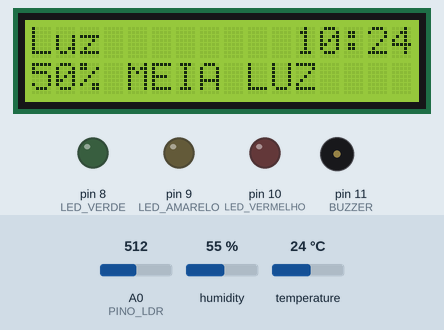
The sketch below on a simulated Arduino Uno, built with avr-gcc and run on an emulated ATmega328P. Shown: 16×2 character LCD, output pins drawn as LEDs (lit = HIGH), buzzer (waves = sounding). The inputs (shaded band) are chosen by the test bench; at power-on: humidity 55 %, A0 (PINO_LDR) = 512, temperature 24 °C. The local clock reads 2024-03-15 10:24:30 at power-on unless the sketch sets it; EEPROM starts erased; what the sketch prints to the serial monitor is not drawn.

Above: at 10.8 s.
10.9 s: humidity set to 78 %
At 16.7 s:
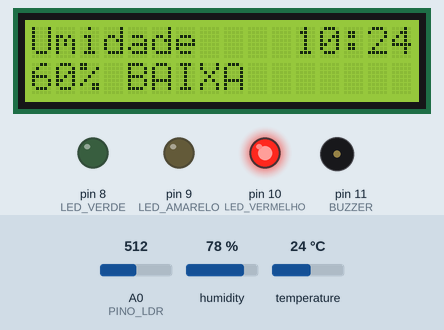
16.9 s: humidity set to 81 %
22.9 s: A0 (PINO_LDR) set to 716
At 28.7 s:
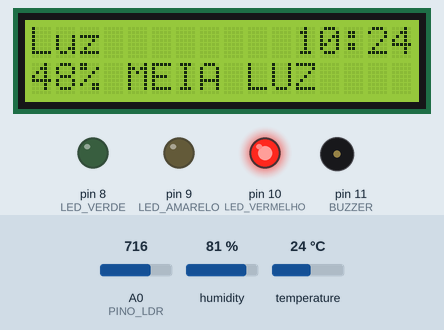
28.9 s: humidity set to 64 %
At 35.7 s:
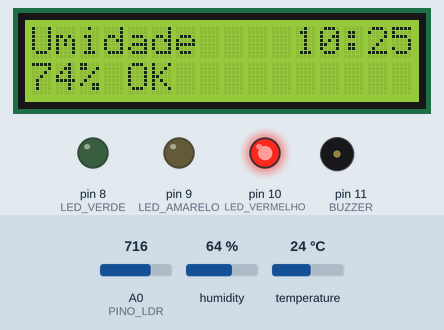
40.9 s: humidity set to 22 %
At 44.6 s:
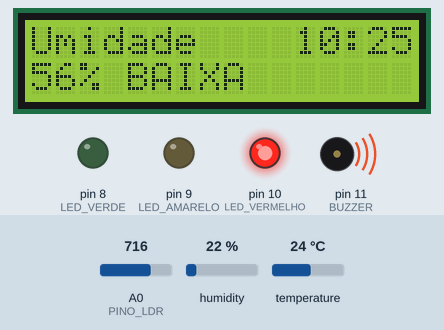
Timing chart, 0 to 46.3 s (numbered marks = the images above; inputs shaded):
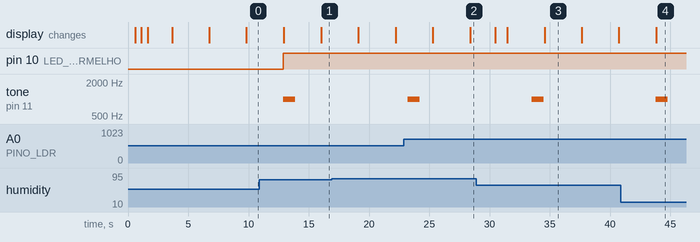

The sketch:

vinheria_agnello_cp2.ino
```cpp
// Projeto CP2 - Vinheria Agnello
// O sistema monitora a temperatura, a umidade e a luminosidade da adega.
// A cada 10 segundos, calcula a média das leituras e verifica se os valores estão ideais.
// Os LEDs indicam o estado do ambiente e o buzzer avisa quando há uma situação crítica.
// Os valores aparecem no LCD, e as situações críticas são gravadas na EEPROM.

#include <Wire.h>               // Comunicação I2C, usada pelo LCD e pelo relógio.
#include <DHT.h>                // Biblioteca do sensor de temperatura e umidade.
#include <LiquidCrystal_I2C.h>  // Biblioteca para controlar o LCD com módulo I2C.
#include <RTClib.h>             // Biblioteca do relógio de tempo real DS1307.
#include <EEPROM.h>             // Biblioteca da memória que não se apaga ao desligar.

// Pinos ligados aos componentes.
#define PINO_DHT     2          // Pino digital do sensor DHT22.
#define PINO_LDR     A0         // Entrada analógica do sensor de luminosidade.
#define LED_VERDE    8          // Pino do LED verde (ambiente ideal).
#define LED_AMARELO  9          // Pino do LED amarelo (atenção).
#define LED_VERMELHO 10         // Pino do LED vermelho (situação crítica).
#define BUZZER       11         // Pino do buzzer.

// Limites de temperatura, em graus Celsius.
#define TEMP_MIN 10             // Abaixo disso: crítico (13 °C menos 3 °C de variação).
#define TEMP_IDEAL_MIN 12       // De 12 °C a 14 °C: ideal (perto dos 13 °C).
#define TEMP_IDEAL_MAX 14       // Entre o ideal e o crítico: atenção.
#define TEMP_MAX 16             // Acima disso: crítico (13 °C mais 3 °C de variação).

// Limites de umidade relativa, em porcentagem.
#define UMID_MIN 60             // Abaixo disso: crítico.
#define UMID_IDEAL_MIN 65       // De 65% a 75%: ideal (perto dos 70%).
#define UMID_IDEAL_MAX 75       // Entre o ideal e o crítico: atenção.
#define UMID_MAX 80             // Acima disso: crítico.

// Limites de luminosidade, em porcentagem.
#define LUZ_OK   30             // Até 30%: penumbra, o ideal para o vinho.
#define LUZ_MAX  60             // De 31% a 60%: atenção. Acima de 60%: crítico.

// Valores do LDR medidos no teste de calibração.
#define LDR_ESCURO 1016          // Leitura do LDR com o mínimo de luz.
#define LDR_CLARO  8           // Leitura do LDR com o máximo de luz.

// Cria o objeto para comunicar com o sensor DHT22.
DHT dht(PINO_DHT, DHT22);

// Configura o LCD no endereço I2C 0x27, com 16 colunas e 2 linhas.
LiquidCrystal_I2C lcd(0x27, 16, 2);

// Cria o objeto para comunicar com o relógio DS1307.
RTC_DS1307 rtc;

// Configurações (setup) que ficam guardadas na EEPROM.
int fusoUTC = -3;               // Fuso horário de Brasília: UTC-3.
char unidade = 'C';             // Unidade de temperatura: 'C' (Celsius).

// Acumuladores usados para calcular as médias.
float somaTemp = 0;             // Soma das leituras de temperatura.
float somaUmid = 0;             // Soma das leituras de umidade.
float somaLuz = 0;              // Soma das leituras de luminosidade.
int leituras = 0;               // Quantidade de leituras já somadas.

// Médias calculadas a cada 10 segundos.
float mediaTemp = 0;            // Média da temperatura.
float mediaUmid = 0;            // Média da umidade.
float mediaLuz = 0;             // Média da luminosidade.

int segundos = 0;               // Conta os segundos para trocar a tela do LCD.
int enderecoLog = 10;           // Endereço da EEPROM onde será gravado o próximo log.

// Desenhos da taça para o logo. Cada desenho tem 8 linhas de 5 pixels (1 = aceso).
byte tacaVazia[8] = {0b10001, 0b10001, 0b10001, 0b10001, 0b10001, 0b10001, 0b01010, 0b00100}; // Taça vazia.
byte tacaMeia[8]  = {0b10001, 0b10001, 0b10001, 0b10001, 0b11111, 0b11111, 0b01110, 0b00100}; // Taça pela metade.
byte tacaCheia[8] = {0b10001, 0b11111, 0b11111, 0b11111, 0b11111, 0b11111, 0b01110, 0b00100}; // Taça cheia.
byte haste[8]     = {0b00100, 0b00100, 0b00100, 0b00100, 0b00100, 0b01110, 0b11111, 0b00000}; // Haste e base.

// Executa uma vez quando o Arduino é ligado ou reiniciado.
void setup() {
  Serial.begin(9600);                   // Inicia a comunicação Serial a 9600 bits por segundo.

  pinMode(LED_VERDE, OUTPUT);           // Configura o LED verde como saída.
  pinMode(LED_AMARELO, OUTPUT);         // Configura o LED amarelo como saída.
  pinMode(LED_VERMELHO, OUTPUT);        // Configura o LED vermelho como saída.
  pinMode(BUZZER, OUTPUT);              // Configura o buzzer como saída.

  dht.begin();                          // Inicializa o sensor DHT22.
  lcd.init();                           // Inicializa o LCD.
  lcd.backlight();                      // Liga a iluminação do LCD.
  rtc.begin();                          // Inicializa o relógio.

  EEPROM.put(0, fusoUTC);               // Grava o fuso horário nos endereços 0 e 1 da EEPROM.
  EEPROM.put(2, unidade);               // Grava a unidade de temperatura no endereço 2.
  EEPROM.get(0, fusoUTC);               // Lê o fuso horário de volta da EEPROM.
  EEPROM.get(2, unidade);               // Lê a unidade de temperatura de volta da EEPROM.

  mostrarLogo();                        // Mostra o logo animado no LCD.

  mediaTemp = dht.readTemperature();    // Primeira leitura, para o LCD não começar mostrando zero.
  mediaUmid = dht.readHumidity();       // Primeira leitura da umidade.
  mediaLuz = lerLuz();                  // Primeira leitura da luminosidade.
}

// Esta função se repete continuamente, uma vez por segundo.
void loop() {
  float temp = dht.readTemperature();   // Lê a temperatura em graus Celsius.
  float umid = dht.readHumidity();      // Lê a umidade relativa em porcentagem.

  // Só soma as leituras quando o sensor responde corretamente.
  if (!isnan(temp) && !isnan(umid)) {
    somaTemp += temp;                   // Adiciona a temperatura ao acumulador.
    somaUmid += umid;                   // Adiciona a umidade ao acumulador.
    somaLuz += lerLuz();                // Adiciona a luminosidade ao acumulador.
    leituras++;                         // Conta mais uma leitura.
  }

  // Depois de 10 leituras (10 segundos), calcula as médias.
  if (leituras == 10) {
    mediaTemp = somaTemp / 10;          // Calcula a média da temperatura.
    mediaUmid = somaUmid / 10;          // Calcula a média da umidade.
    mediaLuz = somaLuz / 10;            // Calcula a média da luminosidade.

    verificarAlertas();                 // Atualiza os LEDs, o buzzer e os logs.

    somaTemp = 0;                       // Zera o acumulador de temperatura.
    somaUmid = 0;                       // Zera o acumulador de umidade.
    somaLuz = 0;                        // Zera o acumulador de luminosidade.
    leituras = 0;                       // Recomeça a contagem para os próximos 10 segundos.
  }

  int tela = (segundos / 3) % 3;        // Escolhe a tela (0, 1 ou 2), trocando a cada 3 segundos.
  mostrarTela(tela);                    // Mostra a tela escolhida no LCD.

  segundos++;                           // Conta mais um segundo.
  delay(1000);                          // Aguarda 1 segundo até a próxima leitura.
}

// Lê o LDR e converte o valor para uma escala de 0% a 100%.
int lerLuz() {
  int leitura = analogRead(PINO_LDR);                       // Lê o valor bruto do sensor (0 a 1023).
  int luz = map(leitura, LDR_ESCURO, LDR_CLARO, 0, 100);    // Calibra: 1016 vira 0% e 8 vira 100%.
  return constrain(luz, 0, 100);                            // Limita o resultado entre 0% e 100%.
}

// Verifica as médias e indica o estado do ambiente com os LEDs e o buzzer.
void verificarAlertas() {
  bool tempRuim = mediaTemp < TEMP_MIN || mediaTemp > TEMP_MAX;   // Temperatura fora dos limites.
  bool umidRuim = mediaUmid < UMID_MIN || mediaUmid > UMID_MAX;   // Umidade fora dos limites.
  bool luzAlta = mediaLuz > LUZ_MAX;                              // Luz acima do limite crítico.

  bool tempAtencao = mediaTemp < TEMP_IDEAL_MIN || mediaTemp > TEMP_IDEAL_MAX;   // Temperatura fora do ideal.
  bool umidAtencao = mediaUmid < UMID_IDEAL_MIN || mediaUmid > UMID_IDEAL_MAX;   // Umidade fora do ideal.
  bool luzAtencao = mediaLuz > LUZ_OK;                                           // Luz acima da penumbra.

  digitalWrite(LED_VERDE, LOW);         // Apaga o LED verde.
  digitalWrite(LED_AMARELO, LOW);       // Apaga o LED amarelo.
  digitalWrite(LED_VERMELHO, LOW);      // Apaga o LED vermelho.

  // Situação crítica: temperatura, umidade ou luz além dos limites críticos.
  if (tempRuim || umidRuim || luzAlta) {
    digitalWrite(LED_VERMELHO, HIGH);   // Acende o LED vermelho.
    tone(BUZZER, 1000, 1000);           // Emite um som de 1000 Hz durante 1 segundo.
    gravarLog();                        // Registra a ocorrência na EEPROM.
  }
  // Situação de atenção: algum valor saiu do ideal, mas ainda não é crítico.
  else if (tempAtencao || umidAtencao || luzAtencao) {
    digitalWrite(LED_AMARELO, HIGH);    // Acende o LED amarelo.
  }
  // Todas as condições estão dentro dos limites.
  else {
    digitalWrite(LED_VERDE, HIGH);      // Acende o LED verde.
  }
}

// Grava um log na EEPROM com a hora (em UTC), o minuto e as médias.
void gravarLog() {
  DateTime agora = rtc.now();                         // Obtém a data e a hora atuais do relógio.
  int horaUTC = (agora.hour() - fusoUTC + 24) % 24;   // Converte a hora local para UTC.

  // Cada log ocupa 5 endereços (5 bytes) da EEPROM.
  EEPROM.write(enderecoLog, horaUTC);                 // Byte 1: hora em UTC.
  EEPROM.write(enderecoLog + 1, agora.minute());      // Byte 2: minuto.
  EEPROM.write(enderecoLog + 2, (int)mediaTemp);      // Byte 3: temperatura média.
  EEPROM.write(enderecoLog + 3, (int)mediaUmid);      // Byte 4: umidade média.
  EEPROM.write(enderecoLog + 4, (int)mediaLuz);       // Byte 5: luminosidade média.

  enderecoLog += 5;                                   // Avança para a posição do próximo log.
  if (enderecoLog > 1015) enderecoLog = 10;           // Se a memória encher, volta ao início.

  // Mostra o log no Serial Monitor.
  Serial.print("LOG ");                               // Identifica a linha como um log.
  Serial.print(agora.hour());                         // Envia a hora local.
  Serial.print(":");                                  // Separador entre hora e minuto.
  Serial.print(agora.minute());                       // Envia o minuto.
  Serial.print(" (UTC ");                             // Identifica a hora em UTC.
  Serial.print(horaUTC);                              // Envia a hora em UTC.
  Serial.print("h) | Temp: ");                        // Identifica o campo da temperatura.
  Serial.print(mediaTemp);                            // Envia a temperatura média.
  Serial.print(" | Umid: ");                          // Identifica o campo da umidade.
  Serial.print(mediaUmid);                            // Envia a umidade média.
  Serial.print(" | Luz: ");                           // Identifica o campo da luminosidade.
  Serial.println(mediaLuz);                           // Envia a luminosidade e termina a linha.
}

// Mostra uma das três telas no LCD: 0 = temperatura, 1 = umidade, 2 = luminosidade.
void mostrarTela(int tela) {
  lcd.clear();                                        // Limpa o LCD.

  DateTime agora = rtc.now();                         // Obtém a hora atual do relógio.
  lcd.setCursor(11, 0);                               // Posiciona o cursor no canto superior direito.
  if (agora.hour() < 10) lcd.print("0");              // Acrescenta o zero à esquerda (9 vira 09).
  lcd.print(agora.hour());                            // Mostra a hora.
  lcd.print(":");                                     // Separador entre hora e minuto.
  if (agora.minute() < 10) lcd.print("0");            // Acrescenta o zero à esquerda no minuto.
  lcd.print(agora.minute());                          // Mostra o minuto.

  lcd.setCursor(0, 0);                                // Volta o cursor para o início da primeira linha.

  // Tela 0: temperatura.
  if (tela == 0) {
    lcd.print("Temp.");                               // Mostra o título da tela.
    lcd.setCursor(0, 1);                              // Passa para a segunda linha.
    if (unidade == 'F') lcd.print(mediaTemp * 1.8 + 32, 1);   // Converte para Fahrenheit, se configurado.
    else lcd.print(mediaTemp, 1);                     // Mostra em Celsius, com uma casa decimal.
    lcd.print((char)223);                             // Mostra o símbolo de grau.
    lcd.print(unidade);                               // Mostra a unidade (C ou F).
    if (mediaTemp < TEMP_MIN) lcd.print(" BAIXA");    // Temperatura abaixo do limite crítico.
    else if (mediaTemp > TEMP_MAX) lcd.print(" ALTA"); // Temperatura acima do limite crítico.
    else if (mediaTemp < TEMP_IDEAL_MIN || mediaTemp > TEMP_IDEAL_MAX) lcd.print(" ATENCAO"); // Fora do ideal.
    else lcd.print(" OK");                            // Temperatura ideal.
  }
  // Tela 1: umidade.
  else if (tela == 1) {
    lcd.print("Umidade");                             // Mostra o título da tela.
    lcd.setCursor(0, 1);                              // Passa para a segunda linha.
    lcd.print(mediaUmid, 0);                          // Mostra a umidade sem casas decimais.
    lcd.print("%");                                   // Mostra o símbolo de porcentagem.
    if (mediaUmid < UMID_MIN) lcd.print(" BAIXA");    // Umidade abaixo do limite crítico.
    else if (mediaUmid > UMID_MAX) lcd.print(" ALTA"); // Umidade acima do limite crítico.
    else if (mediaUmid < UMID_IDEAL_MIN || mediaUmid > UMID_IDEAL_MAX) lcd.print(" ATENCAO"); // Fora do ideal.
    else lcd.print(" OK");                            // Umidade ideal.
  }
  // Tela 2: luminosidade.
  else {
    lcd.print("Luz");                                 // Mostra o título da tela.
    lcd.setCursor(0, 1);                              // Passa para a segunda linha.
    lcd.print(mediaLuz, 0);                           // Mostra a luminosidade sem casas decimais.
    lcd.print("%");                                   // Mostra o símbolo de porcentagem.
    if (mediaLuz <= LUZ_OK) lcd.print(" OK");         // Penumbra: ideal.
    else if (mediaLuz <= LUZ_MAX) lcd.print(" MEIA LUZ"); // Faixa de atenção.
    else lcd.print(" ALTA");                          // Luz acima do limite.
  }
}

// Mostra o logo animado: a taça enche de vinho e o nome da vinheria aparece.
void mostrarLogo() {
  lcd.createChar(0, tacaVazia);         // Registra o desenho da taça vazia na posição 0.
  lcd.createChar(1, tacaMeia);          // Registra o desenho da taça pela metade na posição 1.
  lcd.createChar(2, tacaCheia);         // Registra o desenho da taça cheia na posição 2.
  lcd.createChar(3, haste);             // Registra o desenho da haste na posição 3.

  lcd.setCursor(0, 1);                  // Posiciona o cursor no início da segunda linha.
  lcd.write(3);                         // Desenha a haste da taça.

  lcd.setCursor(0, 0);                  // Posiciona o cursor no início da primeira linha.
  lcd.write(byte(0));                   // Desenha a taça vazia (byte() evita ambiguidade com o zero).
  delay(500);                           // Aguarda meio segundo.
  lcd.setCursor(0, 0);                  // Volta para a mesma posição.
  lcd.write(1);                         // Desenha a taça pela metade.
  delay(500);                           // Aguarda meio segundo.
  lcd.setCursor(0, 0);                  // Volta para a mesma posição.
  lcd.write(2);                         // Desenha a taça cheia.
  delay(500);                           // Aguarda meio segundo.

  lcd.setCursor(3, 0);                  // Posiciona o cursor ao lado da taça, na primeira linha.
  lcd.print("Vinheria");                // Mostra o nome da vinheria.
  lcd.setCursor(3, 1);                  // Posiciona o cursor na segunda linha.
  lcd.print("Agnello");                 // Mostra o sobrenome da vinheria.
  delay(2000);                          // Mantém o logo na tela durante 2 segundos.
}
```

Measured:
- after the input at 28.9 s, the display: first differs from a run without the input after 5.7 s (image 3)
- after the input at 40.9 s, the display: changes after 2.9 s (image 4)
- what the display in image 3 shows lasts 3.1 s, from 34.6 s to 37.7 s
